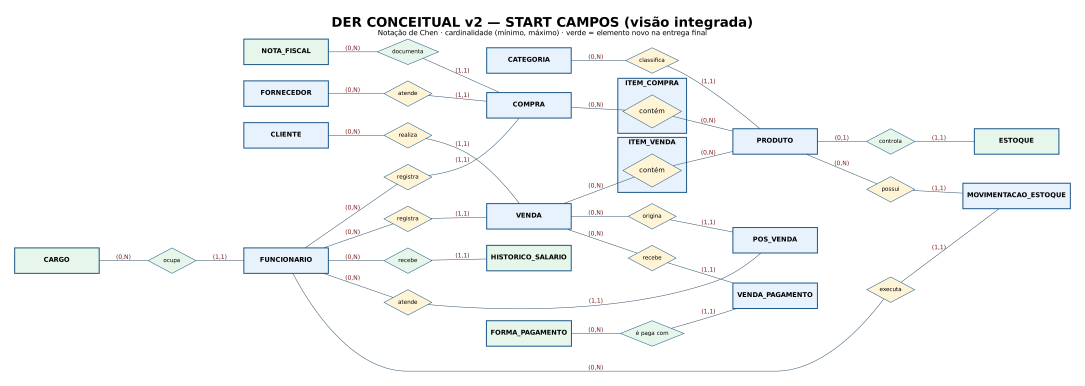
#> input picture docs/der/v2/der-v2-visao-geral.png, 3255 x 1157 px (shown at 1/3 size)
$ python montar_paginas.py
#> lines starting #> are read from the running program, lines starting #| are printed output that depends on the picture
"""Monta as páginas de atributos do DER v2 e o PDF completo a partir dos PNGs gerados pelo Graphviz."""
from pathlib import Path
from PIL import Image, ImageDraw, ImageFont

AQUI = Path(__file__).parent
ENT = AQUI / "entidades"
F = "/usr/share/fonts/truetype/dejavu/DejaVuSans-Bold.ttf"
FR = "/usr/share/fonts/truetype/dejavu/DejaVuSans.ttf"
AREAS = [
    ("1-clientes-funcionarios", "Clientes e funcionários", ["cliente", "funcionario", "cargo", "historico_salario"]),
    ("2-catalogo-estoque", "Catálogo e estoque", ["categoria", "produto", "estoque", "movimentacao_estoque"]),
    ("3-compras", "Compras e fornecedores", ["fornecedor", "compra", "item_compra", "nota_fiscal"]),
    ("4-vendas", "Vendas, pagamentos e pós-venda", ["venda", "item_venda", "forma_pagamento", "venda_pagamento", "pos_venda"]),
]
LEGENDA = ("Retângulo: entidade · □ com ◇: entidade associativa · Elipse: atributo · Elipse dupla: multivalorado "
           "(com seus componentes) · Elipse tracejada: derivado · Sublinhado: identificador · Verde: novo na entrega final")
W, CEL = 3300, 1000

def pagina(titulo, nomes):
#> called with titulo = 'Clientes e funcionários'
    cols = 3 if len(nomes) > 4 else 2
    rows = -(-len(nomes) // cols)
    H = 230 + rows * (CEL + 60)
    pg = Image.new("RGB", (W, H), "white")
#> pg: PIL image 3300x2350 RGB; every value is 255
    d = ImageDraw.Draw(pg)
    d.text((W // 2, 70), f"DER CONCEITUAL v2 — {titulo} (atributos)", font=ImageFont.truetype(F, 60), fill="#123A5A", anchor="mm")
    d.text((W // 2, 150), LEGENDA, font=ImageFont.truetype(FR, 22), fill="#566B7F", anchor="mm")
    cw = W // cols
    for i, n in enumerate(nomes):
        im = Image.open(ENT / f"{n}.png").convert("RGB")
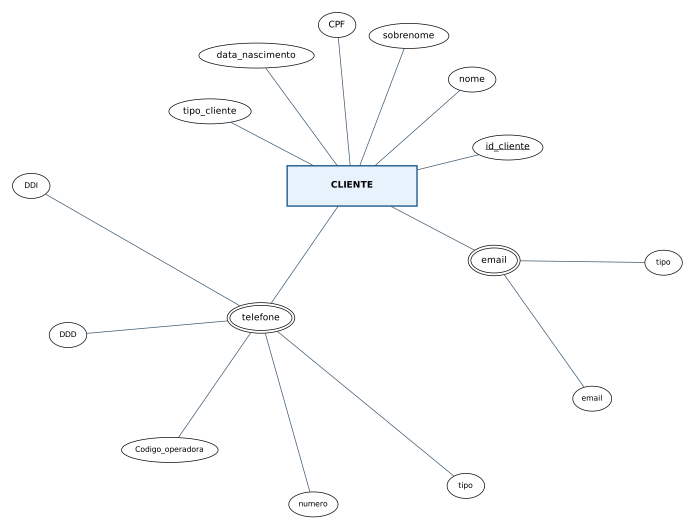
#> input picture docs/der/v2/entidades/cliente.png, 1390 x 1059 px (shown at 1/2 size)
        k = min((cw - 60) / im.width, CEL / im.height, 1.8)
#> k = 0.944
        im = im.resize((int(im.width * k), int(im.height * k)), Image.LANCZOS)
#> im: PIL image 1312x1000 RGB
        r, c = divmod(i, cols)
        x = c * cw + (cw - im.width) // 2
#> x = 169
        y = 220 + r * (CEL + 60) + (CEL - im.height) // 2
#> y = 220
        pg.paste(im, (x, y))
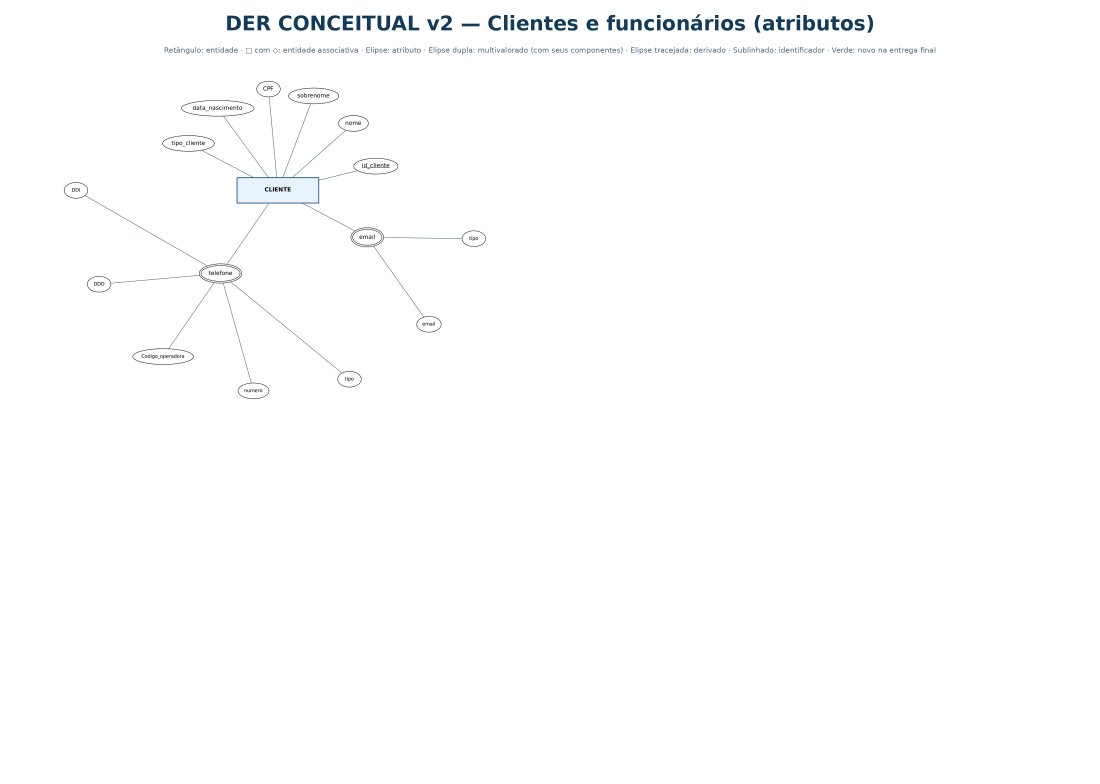
#> pg: PIL image 3300x2350 RGB (shown at 1/3 size); mean R, G, B 253.1, 253.4, 253.6
    return pg

paginas = [Image.open(AQUI / "der-v2-visao-geral.png").convert("RGB")]
for arq, titulo, nomes in AREAS:
#> (the run stopped early here; a loop or call above may not have finished)
